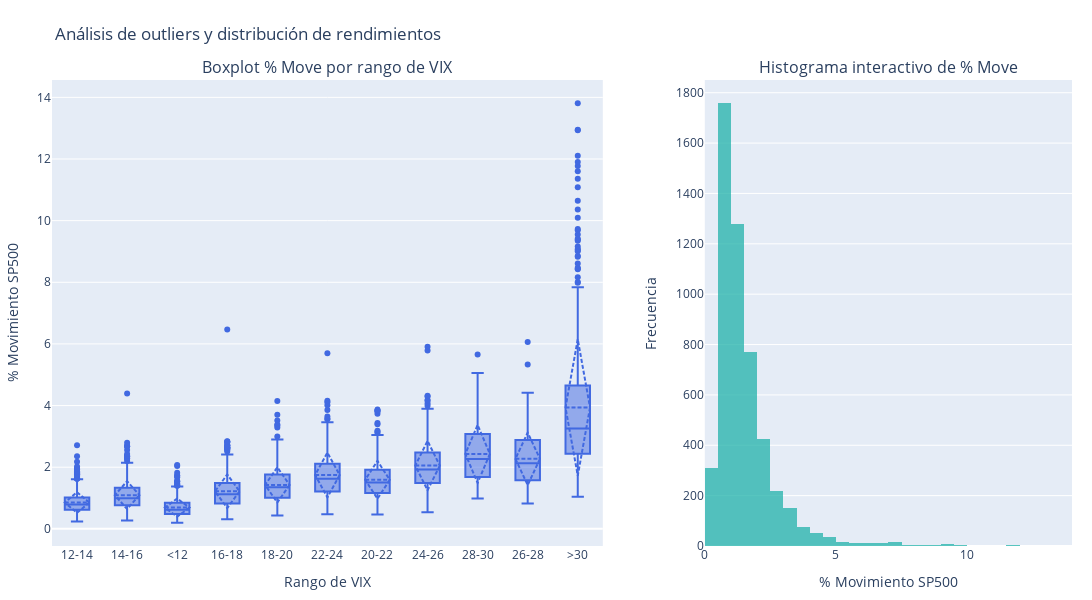

The cell this chart's notebook holds for it:
### Code cell
import plotly.graph_objects as go
from plotly.subplots import make_subplots

# ——— 1. Creamos los rangos de VIX ———
bins = [0,12,14,16,18,20,22,24,26,28,30, df['vix_avg_hl'].max()+1]
labels = ['<12','12-14','14-16','16-18','18-20','20-22','22-24','24-26','26-28','28-30','>30']
df['vix_range'] = pd.cut(df['vix_avg_hl'], bins=bins, labels=labels, right=False)

# ——— 2. Montamos el dashboard con Plotly ———
fig = make_subplots(
    rows=1, cols=2,
    column_widths=[0.6, 0.4],
    subplot_titles=('Boxplot % Move por rango de VIX', 'Histograma interactivo de % Move')
)

# 2.1 Boxplot por rango de VIX
fig.add_trace(
    go.Box(
        x=df['vix_range'],
        y=df['sp_pct_move'],
        marker_color='royalblue',
        boxmean='sd',                # dibuja media y sd
        hovertemplate=
            'VIX range: %{x}<br>' +
            '% Move: %{y:.2f}%<br>' +
            '<extra></extra>',
    ),
    row=1, col=1
)

# 2.2 Histograma interactivo
fig.add_trace(
    go.Histogram(
        x=df['sp_pct_move'],
        nbinsx=50,
        marker_color='lightseagreen',
        opacity=0.75,
        hovertemplate=
            '% Movement: %{x:.2f}%<br>' +
            'Count: %{y}<br>' +
            '<extra></extra>',
    ),
    row=1, col=2
)

# ——— 3. Ajustes de estilo y diseño ———
fig.update_layout(
    title_text='Análisis de outliers y distribución de rendimientos',
    height=600, width=1100,
    showlegend=False,
    margin=dict(t=80, l=50, r=20, b=50)
)

# Etiquetas
fig.update_xaxes(title_text='Rango de VIX', row=1, col=1)
fig.update_yaxes(title_text='% Movimiento SP500', row=1, col=1)
fig.update_xaxes(title_text='% Movimiento SP500', row=1, col=2)
fig.update_yaxes(title_text='Frecuencia', row=1, col=2)

fig.show()

### Figure 1 — Plotly figure (JSON) as saved in the notebook; plotly's stock layout.template omitted (floating-point values rounded to 4 significant figures; data arrays with more than 128 entries replaced by an {"elided": "..."} marker saying what was removed)
{"data": [{"boxmean": "sd", "hovertemplate": "VIX range: %{x}<br>% Move: %{y:.2f}%<br><extra></extra>", "marker": {"color": "royalblue"}, "type": "box", "x": {"elided": "5166 str values"}, "xaxis": "x", "y": {"elided": "5166 float values"}, "yaxis": "y"}, {"hovertemplate": "% Movement: %{x:.2f}%<br>Count: %{y}<br><extra></extra>", "marker": {"color": "lightseagreen"}, "nbinsx": 50, "opacity": 0.75, "type": "histogram", "x": {"elided": "5166 float values"}, "xaxis": "x2", "yaxis": "y2"}], "layout": {"annotations": [{"font": {"size": 16}, "showarrow": false, "text": "Boxplot % Move por rango de VIX", "x": 0.27, "xanchor": "center", "xref": "paper", "y": 1, "yanchor": "bottom", "yref": "paper"}, {"font": {"size": 16}, "showarrow": false, "text": "Histograma interactivo de % Move", "x": 0.82, "xanchor": "center", "xref": "paper", "y": 1, "yanchor": "bottom", "yref": "paper"}], "height": 600, "margin": {"b": 50, "l": 50, "r": 20, "t": 80}, "showlegend": false, "title": {"text": "Análisis de outliers y distribución de rendimientos"}, "width": 1100, "xaxis": {"anchor": "y", "domain": [0, 0.54], "title": {"text": "Rango de VIX"}}, "xaxis2": {"anchor": "y2", "domain": [0.64, 1], "title": {"text": "% Movimiento SP500"}}, "yaxis": {"anchor": "x", "domain": [0, 1], "title": {"text": "% Movimiento SP500"}}, "yaxis2": {"anchor": "x2", "domain": [0, 1], "title": {"text": "Frecuencia"}}}}
